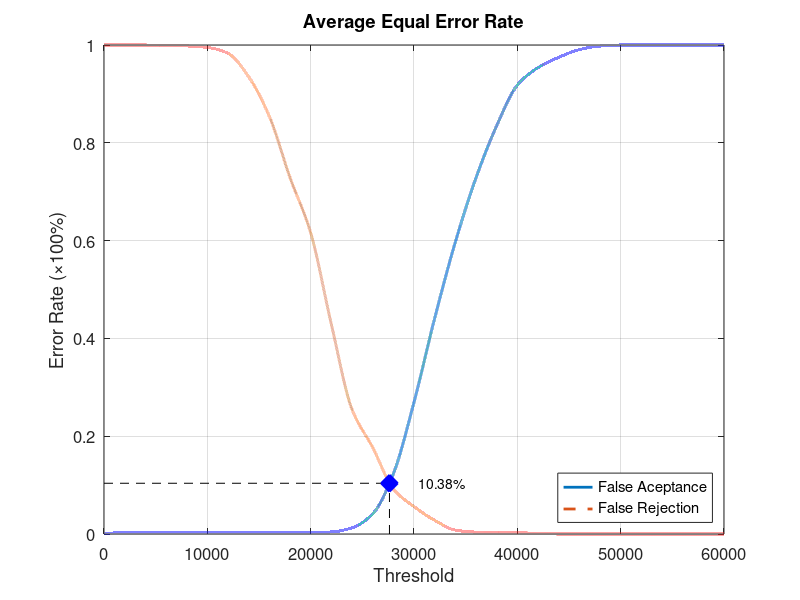
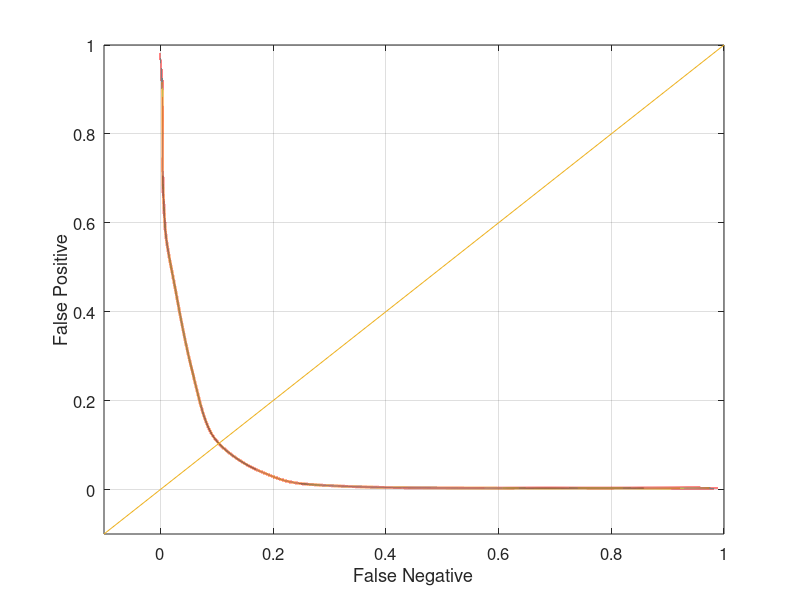

These charts were generated, in order, by the following MATLAB code:
function yEER = Database2Average
close all;
clear;
clc;
x = 0:2000:60000;
xq = 0:0.5:60000;

y0 = [0 0.0031579 0.0031579 0.0031579 0.0031579 0.0031579 0.0031579 0.0031579 0.0031579 0.0031579 0.0031579 0.00421053 0.0126316 0.0410526 0.123158 0.269474 0.441053 0.596842 0.728421 0.834737 0.917895 0.953684 0.974737 0.990526 0.997895 1 1 1 1 1 1];
yy0 = interp1(x, y0, xq, 'pchip');
y1 = [1 1 1 0.998 0.998 0.995 0.983 0.935 0.854 0.729 0.616 0.429 0.255 0.177 0.092 0.056 0.028 0.008 0.004 0.004 0.003 0.001 0 0 0 0 0 0 0 0 0];
yy1 = interp1(x, y1, xq, 'pchip');

% Calculating EER: 
y2 = abs(y0 - y1);
find(y2 == min(y2))
yy2 = abs(yy0 - yy1);
xEER = find(yy2 == min(yy2));
xEERIndex = xq(xEER) % X-axis EER
yEER = yy0(xEER) % Y-axis EER

main = figure
plot(xq, yy0,'-','LineWidth', 2);	hold on
plot(xq, yy1,'--','LineWidth', 2);	hold on
plot([xEERIndex xEERIndex], [0 yEER], 'k--');	hold on
plot([0 xEERIndex], [yEER yEER], 'k--');	hold on
plot(xEERIndex, yEER, 'bx', 'LineWidth', 10);	hold on
text(xEERIndex + 10 * xEERIndex / 100, yEER, [num2str(round((10000 * yEER)) / 100) '%'])
legend('False Aceptance', 'False Rejection', 'Location', 'SouthEast')
xlabel('Threshold')
ylabel('Error Rate (\times100%)')
title('Average Equal Error Rate')
set(gca, 'FontSize', 12)
axis([0 60000 0 1])
grid on

print(main, 'Database2AverageMain', '-dpng');
FNRxFPR = figure('Color', [1 1 1]);
plot(yy1, yy0, '-', yy1, yy0, 'LineWidth', 2);
hold on
y = -0.1:0.1:1
plot(y, y); 
set(gca, 'FontSize', 12)
xlabel('False Negative')
ylabel('False Positive')
axis([-0.1 1 -0.1 1])
set(gca, 'FontSize', 12)
grid on

print(FNRxFPR, 'Database2AverageFNRxFPR','-dpng');
end
